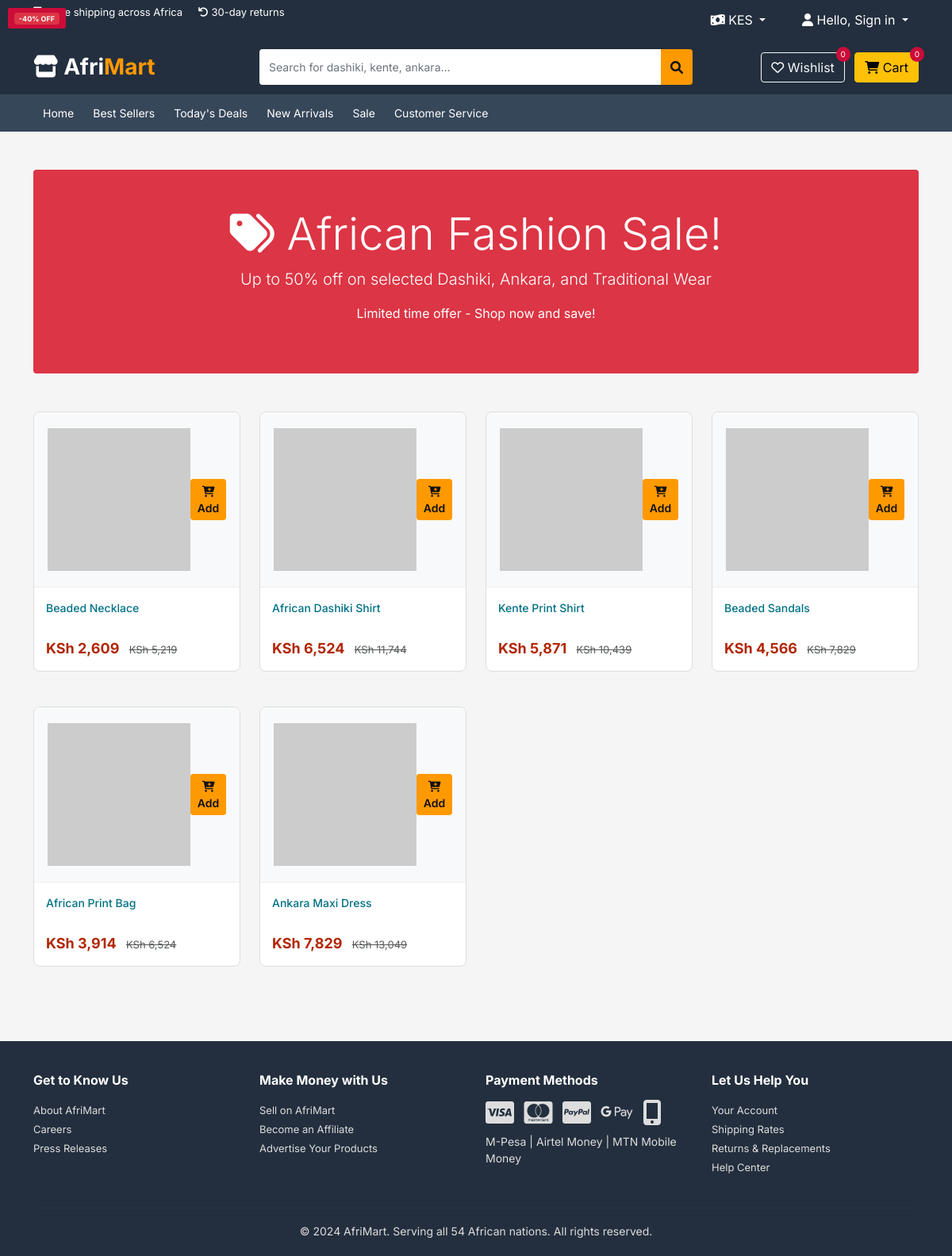
Page /sale.php on the committed database.
### tables this page shows
CREATE TABLE products (
    id INT AUTO_INCREMENT PRIMARY KEY,
    name VARCHAR(255) NOT NULL,
    slug VARCHAR(255) UNIQUE NOT NULL,
    description TEXT,
    short_description VARCHAR(500),
    price_usd DECIMAL(10,2) NOT NULL,
    compare_price_usd DECIMAL(10,2) DEFAULT NULL,
    category_id INT,
    brand VARCHAR(100),
    sizes VARCHAR(200),
    colors VARCHAR(200),
    stock_quantity INT DEFAULT 0,
    sku VARCHAR(100) UNIQUE,
    images TEXT,
    featured BOOLEAN DEFAULT 0,
    trending BOOLEAN DEFAULT 0,
    best_seller BOOLEAN DEFAULT 0,
    new_arrival BOOLEAN DEFAULT 0,
    sold_count INT DEFAULT 0,
    views INT DEFAULT 0,
    status ENUM('active','inactive') DEFAULT 'active',
    created_at TIMESTAMP DEFAULT CURRENT_TIMESTAMP,
    FOREIGN KEY (category_id) REFERENCES categories(id) ON DELETE SET NULL
);

CREATE TABLE currencies (
    id INT AUTO_INCREMENT PRIMARY KEY,
    country_code VARCHAR(5) UNIQUE NOT NULL,
    country_name VARCHAR(100) NOT NULL,
    currency_code VARCHAR(3) NOT NULL,
    currency_symbol VARCHAR(10) NOT NULL,
    currency_name VARCHAR(50) NOT NULL,
    rate_to_usd DECIMAL(15,6) NOT NULL,
    is_default BOOLEAN DEFAULT 0
);

### includes/functions.php (called while the page is built, shortened)
<?php
function getSaleProducts($pdo, $limit = null) {
    $sql = "SELECT * FROM products WHERE status = 'active' AND compare_price_usd IS NOT NULL AND compare_price_usd > price_usd ORDER BY ((compare_price_usd - price_usd) / compare_price_usd * 100) DESC";
    $stmt = $pdo->query($sql);
    $products = $stmt->fetchAll();
    return $products;
}
?>

### includes/currency.php (called while the page is built, shortened)
<?php
function convertPrice($priceUSD, $targetCurrency) {
    global $pdo;
    $stmt = $pdo->prepare("SELECT rate_to_usd FROM currencies WHERE currency_code = ?");
    $stmt->execute([$targetCurrency]);
    $c = $stmt->fetch();
    if($c) {
        return round($priceUSD * $c['rate_to_usd'], 2);
    }
    return round($priceUSD, 2);
}
function getCurrencySymbol($code) {
    global $pdo;
    $stmt = $pdo->prepare("SELECT currency_symbol FROM currencies WHERE currency_code = ?");
    $stmt->execute([$code]);
    $c = $stmt->fetch();
    return $c ? $c['currency_symbol'] : '$';
}
function formatPrice($amount, $currency = null) {
    global $currentCurrency;
    $curr = $currency ?? $currentCurrency;
    $symbol = getCurrencySymbol($curr);
    $currenciesWithoutDecimals = ['KES', 'TZS', 'UGX', 'BIF', 'DJF', 'GNF', 'RWF'];
    if(in_array($curr, $currenciesWithoutDecimals)) {
        return $symbol . " " . number_format($amount, 0);
    }
    return $symbol . number_format($amount, 2);
}
$currentCurrency = $_SESSION['user_currency'];
?>

### sale.php (the view)
<?php
require_once 'config/config.php';
$products = getSaleProducts($pdo);
?>
<!DOCTYPE html>
<html lang="en">
<head><title>Sale - <?php echo SITE_NAME; ?></title><link href="https://cdn.jsdelivr.net/npm/bootstrap@5.1.3/dist/css/bootstrap.min.css" rel="stylesheet"><link rel="stylesheet" href="https://cdnjs.cloudflare.com/ajax/libs/font-awesome/6.0.0/css/all.min.css"><link rel="stylesheet" href="assets/css/style.css"></head>
<body>
<?php include 'includes/header.php'; ?>
<div class="container my-5"><div class="bg-danger text-white text-center p-5 rounded mb-5"><h1 class="display-4"><i class="fas fa-tags"></i> African Fashion Sale!</h1><p class="lead">Up to 50% off on selected Dashiki, Ankara, and Traditional Wear</p><p>Limited time offer - Shop now and save!</p></div><div class="row"><?php if(empty($products)): ?><div class="col-12"><div class="alert alert-info">No sale products at the moment. Check back soon!</div></div><?php else: ?><?php foreach($products as $p): $price = convertPrice($p['price_usd'], $currentCurrency); $compare = convertPrice($p['compare_price_usd'], $currentCurrency); $discount = round((($p['compare_price_usd'] - $p['price_usd']) / $p['compare_price_usd']) * 100); ?><div class="col-md-3 col-6 mb-4"><div class="product-card"><div class="product-badge"><span class="badge bg-danger">-<?php echo $discount; ?>% OFF</span></div><div class="product-image"><img src="assets/uploads/<?php echo $p['images_array'][0]; ?>" onerror="this.src='https://via.placeholder.com/250'"><div class="product-actions"><button class="btn btn-primary btn-sm add-to-cart" data-id="<?php echo $p['id']; ?>"><i class="fas fa-cart-plus"></i> Add</button></div></div><div class="product-info"><div class="product-title"><a href="product.php?slug=<?php echo $p['slug']; ?>"><?php echo $p['name']; ?></a></div><div class="product-price"><?php echo formatPrice($price); ?> <span class="product-old-price"><?php echo formatPrice($compare); ?></span></div></div></div></div><?php endforeach; ?><?php endif; ?></div></div>
<?php include 'includes/footer.php'; ?>
</body>
</html>

### includes/header.php (style rules this page uses)
* { margin: 0; padding: 0; box-sizing: border-box; }
body { font-family: 'Inter', sans-serif; background: #f5f5f5; }
:root { --amazon-orange: #FF9900; --amazon-dark: #232F3E; --amazon-light: #37475A; --ikea-blue: #0058AB; --ikea-yellow: #FFDA1A; --gray-bg: #EAEDED; --text-dark: #111; --text-gray: #565959; }
.product-card { background: white; border-radius: 8px; overflow: hidden; transition: 0.2s; margin-bottom: 20px; border: 1px solid #ddd; }
.product-image { height: 220px; overflow: hidden; position: relative; background: #f8f9fa; display: flex; align-items: center; justify-content: center; padding: 20px; }
.product-image img { max-width: 100%; max-height: 100%; object-fit: contain; }
.product-badge { position: absolute; top: 10px; left: 10px; background: #CC0C39; color: white; padding: 4px 8px; font-size: 12px; font-weight: 600; border-radius: 4px; }
.product-info { padding: 15px; border-top: 1px solid #eee; }
.product-title { font-size: 14px; font-weight: 500; margin-bottom: 8px; height: 40px; overflow: hidden; }
.product-title a { color: #007185; text-decoration: none; }
.product-price { font-size: 18px; font-weight: 700; color: #B12704; }
.product-old-price { font-size: 13px; color: #565959; text-decoration: line-through; margin-left: 8px; font-weight: 400; }
.btn-primary { background: var(--amazon-orange); border-color: var(--amazon-orange); color: #111; font-weight: 600; }

### rows in the picture
products: name "Beaded Necklace", price_usd.currency_symbol "KSh 2,609", compare_price_usd.currency_symbol "KSh 5,219"
products: name "African Dashiki Shirt", price_usd.currency_symbol "KSh 6,524", compare_price_usd.currency_symbol "KSh 11,744"
products: name "Kente Print Shirt", price_usd.currency_symbol "KSh 5,871", compare_price_usd.currency_symbol "KSh 10,439"
products: name "Beaded Sandals", price_usd.currency_symbol "KSh 4,566", compare_price_usd.currency_symbol "KSh 7,829"
products: name "African Print Bag", price_usd.currency_symbol "KSh 3,914", compare_price_usd.currency_symbol "KSh 6,524"
products: discount "40", name "Ankara Maxi Dress", price_usd.currency_symbol "KSh 7,829", compare_price_usd.currency_symbol "KSh 13,049"

### other values in the picture
$currentCurrency "KES"
$cartCount "0"
